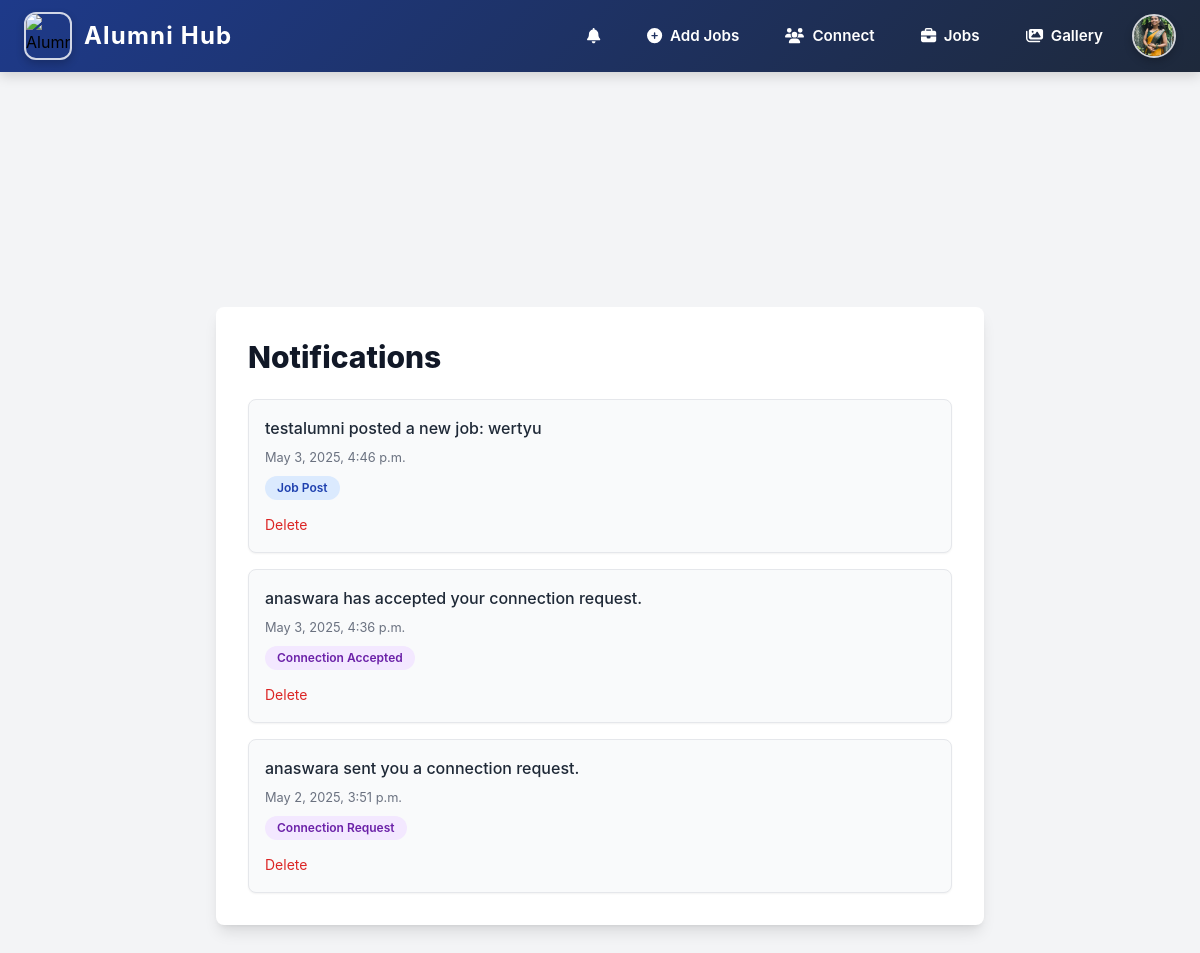
/notifications/ (signed in), run on the app's committed database.
### myapp/models.py (models this page shows, shortened)
class User(AbstractUser):
    is_alumni = models.BooleanField(default=False)
    is_student = models.BooleanField(default=False)
    groups = models.ManyToManyField(Group, related_name="custom_user_groups", blank=True)
    user_permissions = models.ManyToManyField(Permission, related_name="custom_user_permissions", blank=True)

class AlumniProfile(models.Model):
    user = models.OneToOneField(User, on_delete=models.CASCADE, related_name='alumni_profile')
    company = models.CharField(max_length=255, blank=True, null=True)
    job_title = models.CharField(max_length=255, blank=True, null=True)
    graduation_year = models.PositiveIntegerField(default=2025)
    linkedin = models.URLField(blank=True, null=True)
    profile_picture = models.ImageField(upload_to='profile_pics/', blank=True, null=True)
    department = models.CharField(max_length=100)  # <- Make sure this exists
    passout_year = models.IntegerField(default=2025)           # <- And this too

class Notification(models.Model):
    TYPE_CHOICES = [
        ('job', 'Job Post'),
        ('connection', 'Connection Request'),
        ('connection_accepted', 'Connection Accepted'),
    ]
    user = models.ForeignKey(User, on_delete=models.CASCADE, related_name='notifications')  # recipient
    from_user = models.ForeignKey(User, on_delete=models.SET_NULL, null=True, blank=True, related_name='sent_notifications')  # sender
    message = models.CharField(max_length=255)
    is_read = models.BooleanField(default=False)
    read_at = models.DateTimeField(null=True, blank=True)
    created_at = models.DateTimeField(auto_now_add=True)
    notification_type = models.CharField(max_length=20, choices=TYPE_CHOICES, default='job')

### myapp/views.py (the view)
# urls.py: path('notifications/', my_notifications, name='my_notifications'),
@login_required
def my_notifications(request):
    notifications = request.user.notifications.order_by('-created_at')
    request.user.notifications.filter(is_read=False).update(is_read=True)
    return render(request, 'notification.html', {'notifications': notifications})

### templates/notification.html (shortened to what this page needs)
{% extends "home.html" %}
{% block content %}
{% include 'navbar.html'%}
<section class="min-h-screen flex items-center justify-center bg-gray-100 dark:bg-gray-900 px-6 py-12">
  <div class="max-w-3xl w-full bg-white dark:bg-gray-800 rounded-lg shadow-lg p-8">
    <h2 class="text-3xl font-extrabold text-gray-900 dark:text-white mb-6">Notifications</h2>
    {% if notifications %}
      <div class="space-y-4">
        {% for notification in notifications %}
          <div class="border border-gray-200 dark:border-gray-700 rounded-lg p-4 bg-gray-50 dark:bg-gray-700 shadow-sm">
            <p class="text-gray-800 dark:text-gray-100 font-medium mb-1">
              {{ notification.message }}
            </p>
            <small class="text-gray-500 dark:text-gray-400">{{ notification.created_at }}</small>
            <div class="mt-2 flex flex-wrap gap-2">
              {% if notification.notification_type == 'job' %}
                <span class="bg-blue-100 text-blue-800 text-xs font-semibold px-3 py-1 rounded-full dark:bg-blue-200 dark:text-blue-900">Job Post</span>
              {% elif notification.notification_type == 'connection' %}
                <span class="bg-purple-100 text-purple-800 text-xs font-semibold px-3 py-1 rounded-full dark:bg-purple-200 dark:text-purple-900">Connection Request</span>
              {% elif notification.notification_type == 'connection_accepted' %}
                <span class="bg-purple-100 text-purple-800 text-xs font-semibold px-3 py-1 rounded-full dark:bg-purple-200 dark:text-purple-900">Connection Accepted</span>
              {% endif %}
            </div>
            <div class="mt-3">
              <a href="{% url 'delete_notification' notification.id %}" class="text-sm text-red-600 hover:underline dark:text-red-400">
                Delete
              </a>
            </div>
          </div>
        {% endfor %}
      </div>
    {% else %}
      <p class="text-gray-700 dark:text-gray-300">You have no notifications.</p>
    {% endif %}
  </div>
</section>
{% endblock %}

### templates/navbar.html (shortened to what this page needs)
</head>
<body>
  <nav class="navbar">
    <div class="navbar-container">
      <a href="{% url 'home' %}" class="navbar-logo">
        <img class="logo-image"
             src="https://encrypted-tbn0.gstatic.com/images?q=tbn:ANd9GcR6Wxo3iWcQN14Me9G9DkT4dSHTUvrpSCCp8g&s"
             alt="Alumni Hub Logo">
        <span class="logo-text">Alumni Hub</span>
      </a>
      <div id="main-menu" class="navbar-menu">
        {% if user.is_authenticated %}
          {% if user.is_superuser %}
            <a href="{% url 'admin_dashboard' %}" class="nav-link highlighted">
              <i class="fas fa-tachometer-alt"></i> Admin Dashboard
            </a>
            <form action="{% url 'signout' %}" method="post">
              {% csrf_token %}
              <button type="submit" class="nav-button">
                <i class="fas fa-sign-out-alt mr-2"></i> Sign Out
              </button>
            </form>
          {% elif user.is_alumni %}
            <a href="{% url 'my_notifications' %}" class="nav-link" style="position: relative;">
              <i class="fas fa-bell"></i>
            </a>
            <a href="{% url 'add_jobs' %}" class="nav-link"><i class="fas fa-plus-circle"></i> Add Jobs</a>
            <a href="{% url 'combined_user_list' %}" class="nav-link"><i class="fas fa-users"></i> Connect</a>
            <a href="{% url 'jobpost_list' %}" class="nav-link"><i class="fas fa-briefcase"></i> Jobs</a>
            <a href="{% url 'photo_gallery' %}" class="nav-link"><i class="fas fa-images"></i> Gallery</a>
            <div class="profile-container">
              <button id="profile-btn" class="profile-button">
                {% if user.alumni_profile.profile_picture %}
                  <img class="profile-image" src="{{ user.alumni_profile.profile_picture.url }}" alt="Profile Picture">
                {% else %}
                  <img class="profile-image" src="/static/images/default_profile.png" alt="Default Profile">
                {% endif %}
              </button>
            </div>
          {% endif %}
        {% else %}
          <a href="{% url 'signin' %}" class="nav-link"><i class="fas fa-sign-in-alt"></i> Sign In</a>
          <a href="{% url 'signup' %}" class="nav-button"><i class="fas fa-user-plus mr-2"></i> Sign Up</a>
        {% endif %}
      </div>
    </div>
  </nav>

### templates/navbar.html (style rules this page uses)
body { font-family: 'Inter', sans-serif; margin: 0; padding: 0; }
.navbar { background: linear-gradient(135deg, #1e3a8a 0%, #1e293b 100%); box-shadow: 0 4px 12px rgba(0, 0, 0, 0.15); position: sticky; top: 0; z-index: 100; }
.navbar-container { max-width: 1400px; margin: 0 auto; padding: 0.75rem 1.5rem; display: flex; justify-content: space-between; align-items: center; }
.navbar-logo { display: flex; align-items: center; gap: 0.75rem; text-decoration: none; position: relative; z-index: 110; }
.logo-image { width: 3rem; height: 3rem; border-radius: 12px; border: 2px solid rgba(255, 255, 255, 0.8); box-shadow: 0 4px 8px rgba(0, 0, 0, 0.2); transition: all 0.3s ease; object-fit: cover; }
.logo-text { font-size: 1.5rem; font-weight: 700; color: white; letter-spacing: 0.05em; position: relative; display: inline-block; }
.logo-text:after { content: ''; position: absolute; width: 0; height: 2px; bottom: -2px; left: 0; background-color: white; transition: width 0.3s ease; }
.navbar-menu { display: flex; align-items: center; gap: 0.75rem; }
.nav-link { color: white; text-decoration: none; font-weight: 600; font-size: 0.95rem; padding: 0.5rem 1rem; border-radius: 8px; border: 1.5px solid transparent; transition: all 0.3s ease; display: flex; align-items: center; gap: 0.5rem; }
.profile-container { position: relative; }
.profile-button { background: transparent; border: none; padding: 0; cursor: pointer; display: flex; align-items: center; }
.profile-image { width: 2.75rem; height: 2.75rem; border-radius: 50%; border: 2px solid rgba(255, 255, 255, 0.8); box-shadow: 0 4px 8px rgba(0, 0, 0, 0.2); object-fit: cover; transition: all 0.3s ease; }

### data on the page
User: alumni_profile.profile_picture (picture)
Notification: message "testalumni posted a new job: wertyu", created_at "May 3, 2025, 4:46 p.m.", notification_type "Job Post"
Notification: message "anaswara has accepted your connection request.", created_at "May 3, 2025, 4:36 p.m.", shows "Connection Accepted"
Notification: message "anaswara sent you a connection request.", created_at "May 2, 2025, 3:51 p.m.", notification_type "Connection Request"
